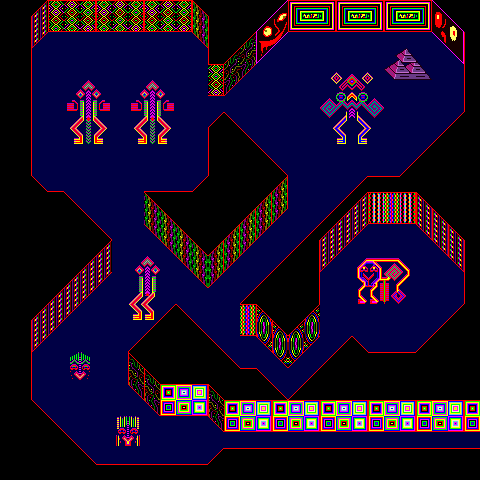

Rendered tile map (Tiled .tmx) drawn with the repository's tilesets; below, a short description and the map source with its tile grids summarised:
An orthogonal 30x30 tile map with 16x16 px tiles, 4 tile layers (floor, walls, trucs, teleport), 2 tilesets and 107 objects (102x collision, enter_salle_disco, enter_darkworld3, spawn_glitchworld, rune_glitchworld_path1, ...).

<map version="1.8" tiledversion="1.8.2" orientation="orthogonal" renderorder="right-down" width="30" height="30" tilewidth="16" tileheight="16" infinite="0" nextlayerid="7" nextobjectid="126">
 <tileset firstgid="1" source="neonworld.tsx" />
 <tileset firstgid="481" source="glauque.tsx" />
 <layer id="1" name="floor" width="30" height="30">
  <data>[900 cells, 900 non-empty, 2 distinct tile ids]</data>
 </layer>
 <layer id="2" name="walls" width="30" height="30">
  <data>[900 cells, 505 non-empty, 70 distinct tile ids]</data>
 </layer>
 <layer id="4" name="trucs" width="30" height="30">
  <data>[900 cells, 72 non-empty, 60 distinct tile ids]</data>
 </layer>
 <layer id="6" name="teleport" width="30" height="30">
  <data>[900 cells, 6 non-empty, 6 distinct tile ids]</data>
 </layer>
 <objectgroup id="5" name="objets">
  <object id="3" type="collision" x="31" y="-0.5" width="17.5" height="47.5" />
  <object id="5" type="collision" x="48.5" y="-1" width="144" height="31.5" />
  <object id="6" type="collision" x="193" y="-1.5" width="0.5" />
  <object id="7" type="collision" x="192" y="-1.5" width="1.5" height="1.5" />
  <object id="8" type="collision" x="191.5" y="0" width="0.5" />
  <object id="13" type="collision" x="209.5" y="0" width="14" height="95.5" />
  <object id="14" type="collision" x="193" y="-0.5" width="15" height="48.5" />
  <object id="15" type="collision" x="21.5" y="47" width="10" height="146.5" />
  <object id="16" type="collision" x="31.5" y="176.5" width="15.5" height="20" />
  <object id="17" type="collision" x="47.5" y="191.5" width="31.5" height="18" />
  <object id="18" type="collision" x="79" y="209.5" width="16" height="15.5" />
  <object id="19" type="collision" x="96" y="225" width="15" height="16" />
  <object id="20" type="collision" x="97" y="242.5" width="14" height="45.5" />
  <object id="21" type="collision" x="81" y="288" width="16" height="15" />
  <object id="22" type="collision" x="63.5" y="303" width="17" height="16.5" />
  <object id="23" type="collision" x="47" y="321.5" width="16.5" height="16" />
  <object id="24" type="collision" x="31" y="337.5" width="14.5" height="16" />
  <object id="25" type="collision" x="22.5" y="353.5" width="8.5" height="49" />
  <object id="26" type="collision" x="31" y="401.5" width="14" height="15" />
  <object id="27" type="collision" x="47" y="416" width="17" height="17.5" />
  <object id="28" type="collision" x="64" y="433.5" width="17" height="16" />
  <object id="29" type="collision" x="81" y="449.5" width="16.5" height="15.5" />
  <object id="30" type="collision" x="97.5" y="465" width="117.5" height="8.5" />
  <object id="31" type="collision" x="209" y="448.5" width="65.5" height="16.5" />
  <object id="32" type="collision" x="275.5" y="448.5" width="205" height="18" />
  <object id="33" type="collision" x="225.5" y="400" width="254.5" height="33.5" />
  <object id="34" type="collision" x="208" y="384" width="16" height="48" />
  <object id="35" type="collision" x="144" y="368.5" width="63.5" height="48" />
  <object id="36" type="collision" x="128" y="352.5" width="15" height="47" />
  <object id="37" type="collision" x="128" y="334" width="16" height="18" />
  <object id="38" type="collision" x="144" y="316.5" width="18.5" height="17.5" />
  <object id="39" type="collision" x="162.5" y="304" width="27" height="12.5" />
  <object id="40" type="collision" x="190" y="317.5" width="13" height="15.5" />
  <object id="42" type="collision" x="203" y="333" width="1" height="1" />
  <object id="43" type="collision" x="202.5" y="332.5" width="15.5" height="16.5" />
  <object id="44" type="collision" x="218" y="347.5" width="11.5" height="15" />
  <object id="45" type="collision" x="229.5" y="360.5" width="12" height="14" />
  <object id="46" type="collision" x="241.5" y="369" width="20" height="9.5" />
  <object id="47" type="collision" x="261" y="377.5" width="10" height="12.5" />
  <object id="48" type="collision" x="272.5" y="387.5" width="9" height="11.5" />
  <object id="49" type="collision" x="281.5" y="396" width="16.5" height="4.5" />
  <object id="50" type="collision" x="296.5" y="386" width="13" height="10" />
  <object id="51" type="collision" x="307.5" y="375.5" width="15" height="9.5" />
  <object id="52" type="collision" x="319.5" y="365.5" width="18" height="8.5" />
  <object id="53" type="collision" x="331" y="355" width="19.5" height="11" />
  <object id="54" type="collision" x="341" y="341.5" width="25.5" height="14" />
  <object id="55" type="collision" x="369.5" y="350" width="47" height="20.5" />
  <object id="56" type="collision" x="416" y="339.5" width="16" height="9.5" />
  <object id="57" type="collision" x="429" y="328.5" width="17.5" height="10" />
  <object id="58" type="collision" x="438.5" y="318.5" width="19" height="9.5" />
  <object id="59" type="collision" x="450" y="303" width="21.5" height="14.5" />
  <object id="60" type="collision" x="464.5" y="232.5" width="10" height="68.5" />
  <object id="61" type="collision" x="450" y="249" width="14" height="22.5" />
  <object id="62" type="collision" x="435" y="234" width="13.5" height="22.5" />
  <object id="63" type="collision" x="420.5" y="215.5" width="13" height="27" />
  <object id="64" type="collision" x="409.5" y="206" width="11.5" height="20" />
  <object id="66" type="collision" x="366.5" y="176" width="42" height="46" />
  <object id="74" type="collision" x="353.5" y="179.5" width="14.5" height="55" />
  <object id="75" type="collision" x="338.5" y="192" width="16" height="52" />
  <object id="76" type="collision" x="328" y="205" width="16.5" height="48" />
  <object id="77" type="collision" x="317" y="217.5" width="16" height="47.5" />
  <object id="78" type="collision" x="304" y="232.5" width="14.5" height="107" />
  <object id="79" type="collision" x="293" y="244" width="14" height="107.5" />
  <object id="80" type="collision" x="283" y="254" width="13" height="108" />
  <object id="81" type="collision" x="271" y="264" width="10.5" height="89.5" />
  <object id="82" type="collision" x="255" y="282" width="14" height="61.5" />
  <object id="83" type="collision" x="240" y="295.5" width="17.5" height="40.5" />
  <object id="84" type="collision" x="206.5" y="243.5" width="10" height="44.5" />
  <object id="85" type="collision" x="216" y="226" width="8.5" height="52" />
  <object id="86" type="collision" x="224.5" y="218" width="12" height="50" />
  <object id="87" type="collision" x="236" y="207" width="10.5" height="51.5" />
  <object id="88" type="collision" x="246" y="195.5" width="9.5" height="50" />
  <object id="89" type="collision" x="256" y="184.5" width="11" height="52.5" />
  <object id="90" type="collision" x="267.5" y="170.5" width="9" height="57.5" />
  <object id="91" type="collision" x="276.5" y="164.5" width="12.5" height="52" />
  <object id="92" type="collision" x="196" y="235" width="10" height="50" />
  <object id="93" type="collision" x="184" y="222" width="11.5" height="53.5" />
  <object id="94" type="collision" x="173.5" y="205.5" width="11" height="59.5" />
  <object id="95" type="collision" x="162" y="201.5" width="11.5" height="51" />
  <object id="96" type="collision" x="143.5" y="191" width="17.5" height="49.5" />
  <object id="97" type="collision" x="161.5" y="191.5" width="47" height="6.5" />
  <object id="98" type="collision" x="192.5" y="176.5" width="22" height="12.5" />
  <object id="99" type="collision" x="208.5" y="130" width="44.5" height="45" />
  <object id="100" type="collision" x="253.5" y="143.5" width="12" height="26.5" />
  </objectgroup>
</map>
<!-- 23 of 107 objects omitted -->
